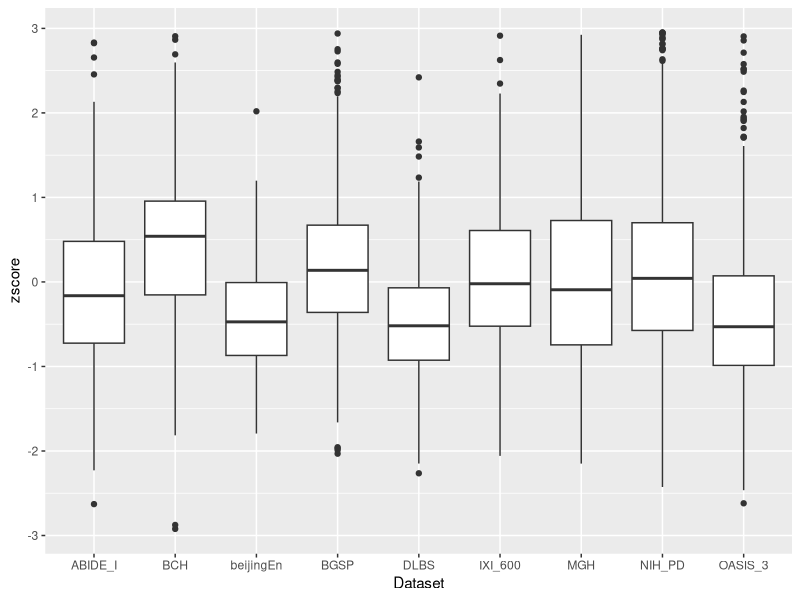
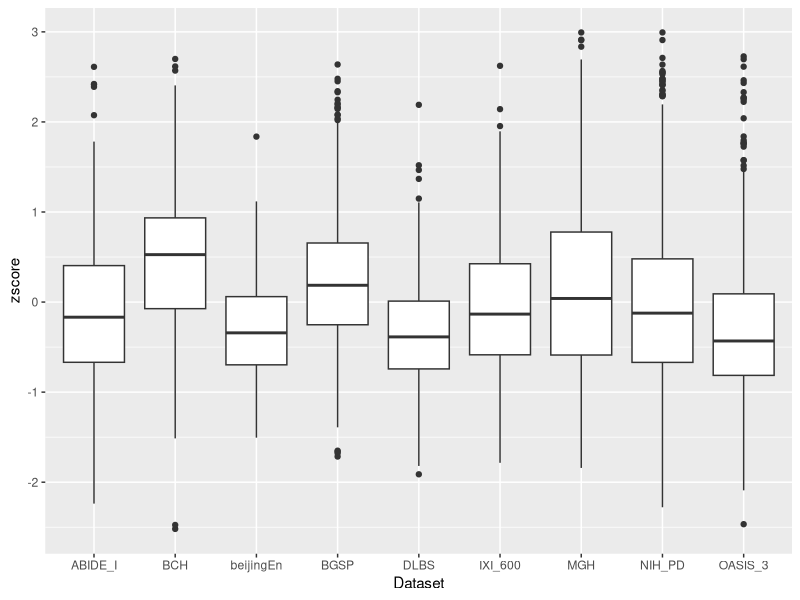
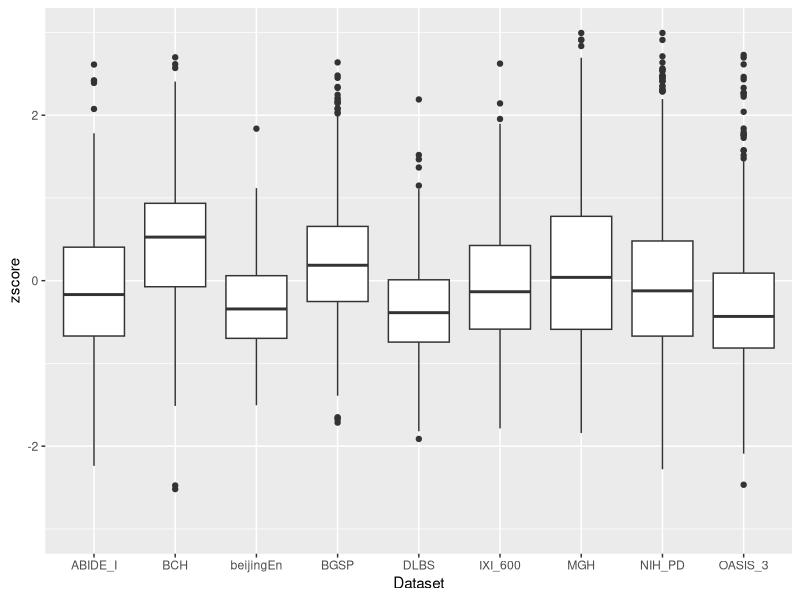
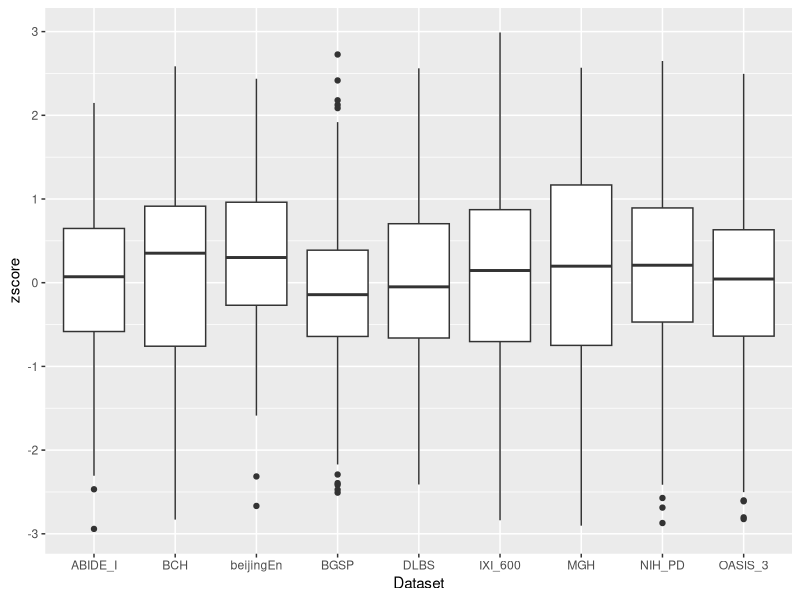
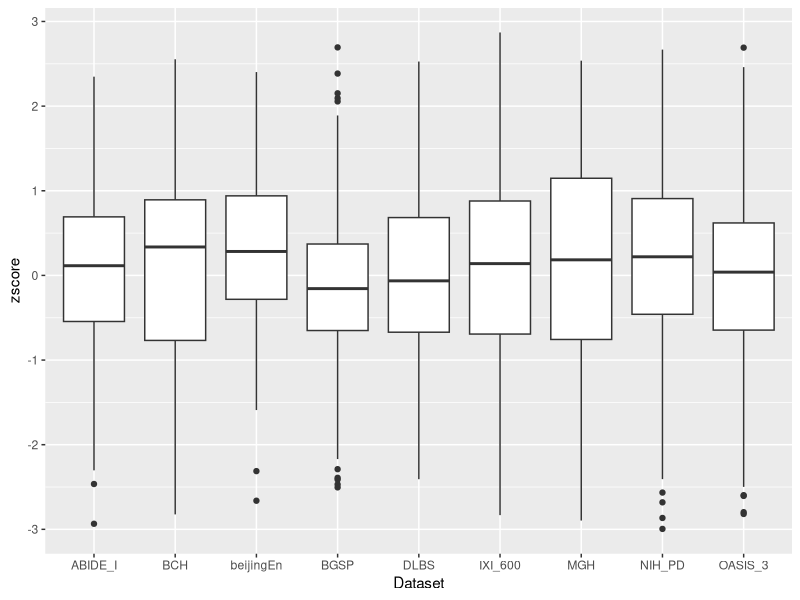
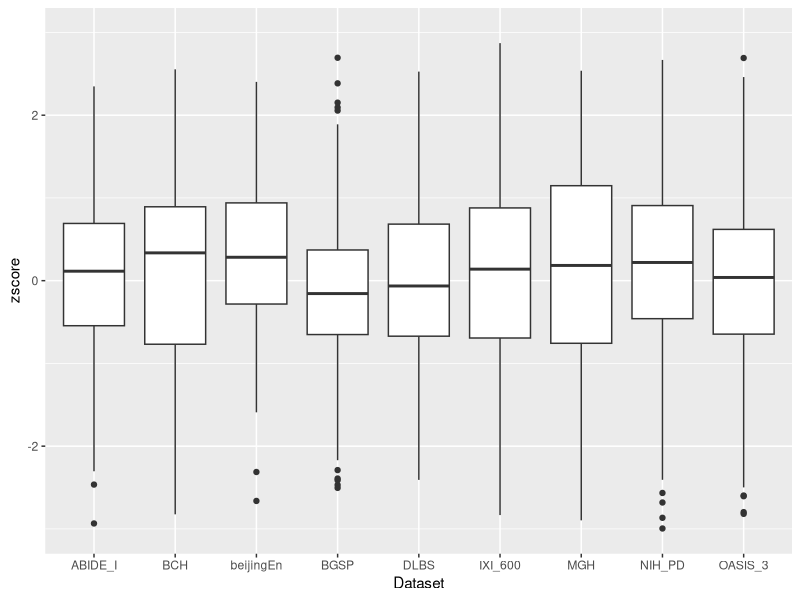
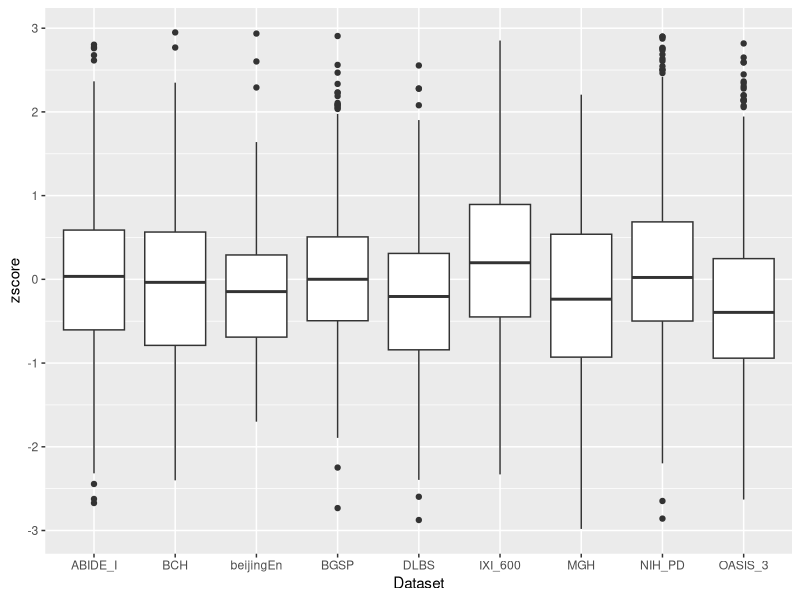
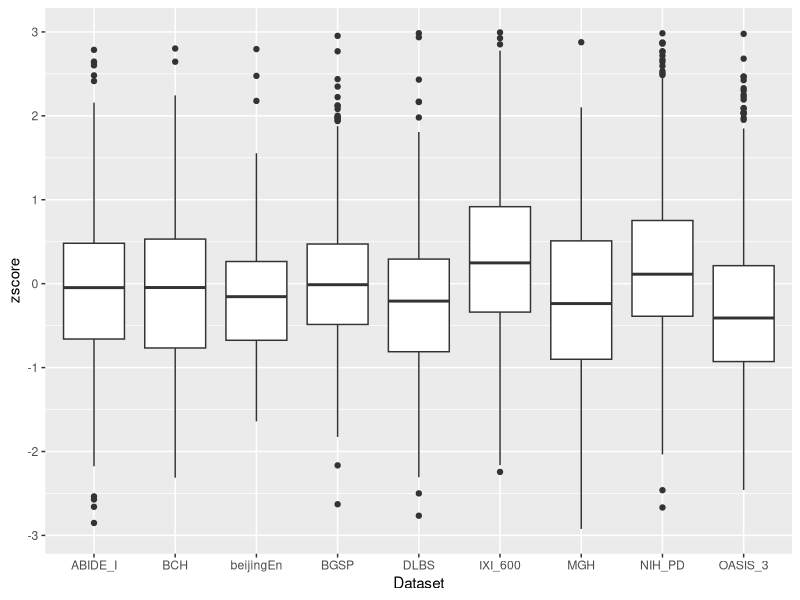

Write the R code that produced these figures, in order.
library(ggplot2)
#library(tidyverse)
#install.packages("dplyr")
library(dplyr)

setwd("/Users/dzhang/Gits/EvanBCHProj/z_score/05_09_2022_ouyang_new_way/output_RH_thicknessstd")

preharmo_data <- read.csv("preHarmo.csv", stringsAsFactors = TRUE)
postharmo_data <- read.csv("PostHarmon_all.csv", stringsAsFactors = TRUE)

adjustByMeanData <- function(data, feature) {
  data1 <-data[data$Mean != 0, ]
  adjByMeanData<-data1 %>% mutate(adjByMean=({{feature}}/(data1$Mean))) %>% select(Dataset, {{feature}}, adjByMean, Mean)
  adjByMeanData
}

getZScore0 <- function(data) {
  zscore_data<-data %>% mutate(zscore=(adjByMean - mean(adjByMean))/sd(adjByMean))
  zscore_data
}

getZScore <- function(data) {
  zscore_data<-data %>% mutate(zscore=(adjByMean - mean(adjByMean))/sd(adjByMean))
  zscore_data
}

rmOutlier <- function(data, low, high) {
  data[data$zscore<high & data$zscore>low, ]
}

zscore_plot <- function(data, feature, low=-3.0, high=3.0) {
  t1<-adjustByMeanData(data, {{feature}})
  t2<-getZScore(t1)
  t3<-rmOutlier(t2, low, high)
  u<-ggplot(t3, aes(x=Dataset, y=zscore))
  u + geom_boxplot()
}

# boxplot with fixed scale (zscore always displayed within (-3.0, 3.0) range)
zscore_plot_fs <- function(data, feature, low=-3.0, high=3.0) {
  t1<-adjustByMeanData(data, {{feature}})
  t2<-getZScore(t1)
  t3<-rmOutlier(t2, low, high)
  u<-ggplot(t3, aes(x=Dataset, y=zscore))
  u + geom_boxplot() + ylim(low, high)
}

zscore_plot(preharmo_data, rh_bankssts_thicknessstd)
zscore_plot(postharmo_data, rh_bankssts_thicknessstd)
zscore_plot_fs(postharmo_data, rh_bankssts_thicknessstd)

zscore_plot(preharmo_data, rh_caudalanteriorcingulate_thicknessstd)
zscore_plot(postharmo_data, rh_caudalanteriorcingulate_thicknessstd)
zscore_plot_fs(postharmo_data, rh_caudalanteriorcingulate_thicknessstd)

zscore_plot(preharmo_data, rh_caudalmiddlefrontal_thicknessstd)
zscore_plot(postharmo_data, rh_caudalmiddlefrontal_thicknessstd)
zscore_plot_fs(postharmo_data, rh_caudalmiddlefrontal_thicknessstd)

zscore_plot(preharmo_data, rh_cuneus_thicknessstd)
zscore_plot(postharmo_data, rh_cuneus_thicknessstd)
zscore_plot_fs(postharmo_data, rh_cuneus_thicknessstd)

zscore_plot(preharmo_data, rh_entorhinal_thicknessstd)
zscore_plot(postharmo_data, rh_entorhinal_thicknessstd)
zscore_plot_fs(postharmo_data, rh_entorhinal_thicknessstd)

zscore_plot(preharmo_data, rh_fusiform_thicknessstd)
zscore_plot(postharmo_data, rh_fusiform_thicknessstd)
zscore_plot_fs(postharmo_data, rh_fusiform_thicknessstd)

zscore_plot(preharmo_data, rh_inferiorparietal_thicknessstd)
zscore_plot(postharmo_data, rh_inferiorparietal_thicknessstd)
zscore_plot_fs(postharmo_data, rh_inferiorparietal_thicknessstd)

zscore_plot(preharmo_data, rh_inferiortemporal_thicknessstd)
zscore_plot(postharmo_data, rh_inferiortemporal_thicknessstd)
zscore_plot_fs(postharmo_data, rh_inferiortemporal_thicknessstd)

zscore_plot(preharmo_data, rh_isthmuscingulate_thicknessstd)
zscore_plot(postharmo_data, rh_isthmuscingulate_thicknessstd)
zscore_plot_fs(postharmo_data, rh_isthmuscingulate_thicknessstd)

zscore_plot(preharmo_data, rh_lateraloccipital_thicknessstd)
zscore_plot(postharmo_data, rh_lateraloccipital_thicknessstd)
zscore_plot_fs(postharmo_data, rh_lateraloccipital_thicknessstd)

zscore_plot(preharmo_data, rh_lateralorbitofrontal_thicknessstd)
zscore_plot(postharmo_data, rh_lateralorbitofrontal_thicknessstd)
zscore_plot_fs(postharmo_data, rh_lateralorbitofrontal_thicknessstd)

zscore_plot(preharmo_data, rh_lingual_thicknessstd)
zscore_plot(postharmo_data, rh_lingual_thicknessstd)
zscore_plot_fs(postharmo_data, rh_lingual_thicknessstd)

zscore_plot(preharmo_data, rh_medialorbitofrontal_thicknessstd)
zscore_plot(postharmo_data, rh_medialorbitofrontal_thicknessstd)
zscore_plot_fs(postharmo_data, rh_medialorbitofrontal_thicknessstd)

zscore_plot(preharmo_data, rh_middletemporal_thicknessstd)
zscore_plot(postharmo_data, rh_middletemporal_thicknessstd)
zscore_plot_fs(postharmo_data, rh_middletemporal_thicknessstd)

zscore_plot(preharmo_data, rh_parahippocampal_thicknessstd)
zscore_plot(postharmo_data, rh_parahippocampal_thicknessstd)
zscore_plot_fs(postharmo_data, rh_parahippocampal_thicknessstd)

zscore_plot(preharmo_data, rh_paracentral_thicknessstd)
zscore_plot(postharmo_data, rh_paracentral_thicknessstd)
zscore_plot_fs(postharmo_data, rh_paracentral_thicknessstd)

zscore_plot(preharmo_data, rh_parsopercularis_thicknessstd)
zscore_plot(postharmo_data, rh_parsopercularis_thicknessstd)
zscore_plot_fs(postharmo_data, rh_parsopercularis_thicknessstd)

zscore_plot(preharmo_data, rh_parsorbitalis_thicknessstd)
zscore_plot(postharmo_data, rh_parsorbitalis_thicknessstd)
zscore_plot_fs(postharmo_data, rh_parsorbitalis_thicknessstd)

zscore_plot(preharmo_data, rh_parstriangularis_thicknessstd)
zscore_plot(postharmo_data, rh_parstriangularis_thicknessstd)
zscore_plot_fs(postharmo_data, rh_parstriangularis_thicknessstd)

zscore_plot(preharmo_data, rh_pericalcarine_thicknessstd)
zscore_plot(postharmo_data, rh_pericalcarine_thicknessstd)
zscore_plot_fs(postharmo_data, rh_pericalcarine_thicknessstd)

zscore_plot(preharmo_data, rh_postcentral_thicknessstd)
zscore_plot(postharmo_data, rh_postcentral_thicknessstd)
zscore_plot_fs(postharmo_data, rh_postcentral_thicknessstd)

zscore_plot(preharmo_data, rh_posteriorcingulate_thicknessstd)
zscore_plot(postharmo_data, rh_posteriorcingulate_thicknessstd)
zscore_plot_fs(postharmo_data, rh_posteriorcingulate_thicknessstd)

zscore_plot(preharmo_data, rh_precentral_thicknessstd)
zscore_plot(postharmo_data, rh_precentral_thicknessstd)
zscore_plot_fs(postharmo_data, rh_precentral_thicknessstd)

zscore_plot(preharmo_data, rh_precuneus_thicknessstd)
zscore_plot(postharmo_data, rh_precuneus_thicknessstd)
zscore_plot_fs(postharmo_data, rh_precuneus_thicknessstd)

zscore_plot(preharmo_data, rh_rostralanteriorcingulate_thicknessstd)
zscore_plot(postharmo_data, rh_rostralanteriorcingulate_thicknessstd)
zscore_plot_fs(postharmo_data, rh_rostralanteriorcingulate_thicknessstd)

zscore_plot(preharmo_data, rh_rostralmiddlefrontal_thicknessstd)
zscore_plot(postharmo_data, rh_rostralmiddlefrontal_thicknessstd)
zscore_plot_fs(postharmo_data, rh_rostralmiddlefrontal_thicknessstd)

zscore_plot(preharmo_data, rh_superiorfrontal_thicknessstd)
zscore_plot(postharmo_data, rh_superiorfrontal_thicknessstd)
zscore_plot_fs(postharmo_data, rh_superiorfrontal_thicknessstd)

zscore_plot(preharmo_data, rh_superiorparietal_thicknessstd)
zscore_plot(postharmo_data, rh_superiorparietal_thicknessstd)
zscore_plot_fs(postharmo_data, rh_superiorparietal_thicknessstd)

zscore_plot(preharmo_data, rh_superiortemporal_thicknessstd)
zscore_plot(postharmo_data, rh_superiortemporal_thicknessstd)
zscore_plot_fs(postharmo_data, rh_superiortemporal_thicknessstd)

zscore_plot(preharmo_data, rh_supramarginal_thicknessstd)
zscore_plot(postharmo_data, rh_supramarginal_thicknessstd)
zscore_plot_fs(postharmo_data, rh_supramarginal_thicknessstd)

zscore_plot(preharmo_data, rh_frontalpole_thicknessstd)
zscore_plot(postharmo_data, rh_frontalpole_thicknessstd)
zscore_plot_fs(postharmo_data, rh_frontalpole_thicknessstd)

zscore_plot(preharmo_data, rh_temporalpole_thicknessstd)
zscore_plot(postharmo_data, rh_temporalpole_thicknessstd)
zscore_plot_fs(postharmo_data, rh_temporalpole_thicknessstd)

zscore_plot(preharmo_data, rh_transversetemporal_thicknessstd)
zscore_plot(postharmo_data, rh_transversetemporal_thicknessstd)
zscore_plot_fs(postharmo_data, rh_transversetemporal_thicknessstd)

zscore_plot(preharmo_data, rh_insula_thicknessstd)
zscore_plot(postharmo_data, rh_insula_thicknessstd)
zscore_plot_fs(postharmo_data, rh_insula_thicknessstd)


